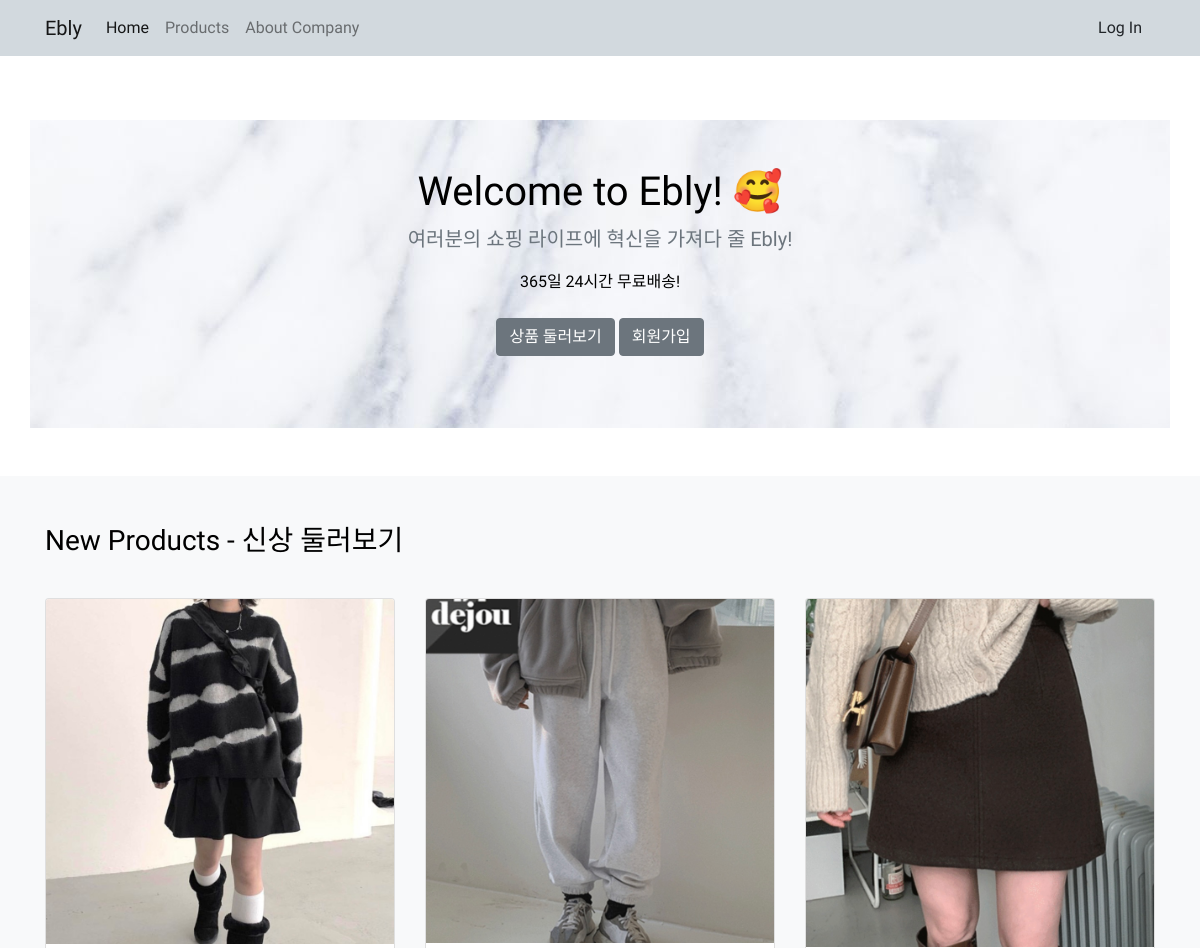
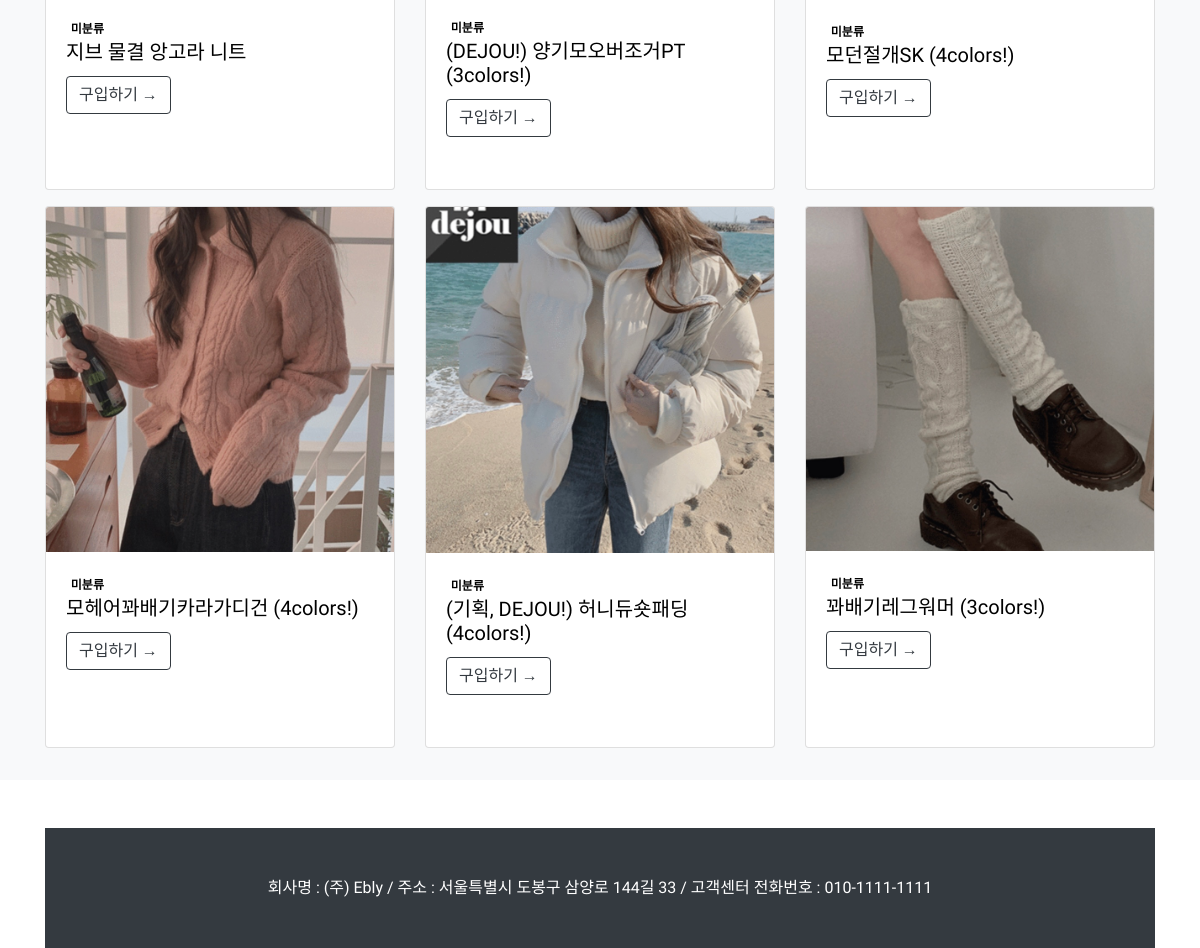
The page / on the database its author committed (2 pictures, top to bottom).
### shop/models.py (models this page shows)
class Good(models.Model):
    name = models.TextField()
    about = models.TextField()
    price = models.IntegerField()
    inventory = models.IntegerField(blank=False)
    image = models.ImageField(upload_to='shop/images/', blank=False)
    from_url = models.URLField()
    company = models.ForeignKey(Company, null=True, on_delete=models.CASCADE)
    size = models.ManyToManyField(Size)
    color = models.ManyToManyField(Color)
    def __str__(self):
        return f'{self.name}'
    def get_absolute_url(self):
        return f'/shop/{self.pk}/'

### home/views.py (the view)
# urls.py: path('', views.home),
def home(request):
    new_goods = Good.objects.order_by('-pk')[:6]
    return render(request, 'home/index.html', {'new_goods': new_goods})

### home/templates/home/index.html (shortened to what this page needs)
<!DOCTYPE html>
{% load static %}
<html lang="ko">
<head>
    <link href="{% static 'shop/css/font.css' %}" rel="stylesheet" type="text/css" media="screen">
    <link href="{% static 'shop/bootstrap/bootstrap.min.css' %}" rel="stylesheet" type="text/css" media="screen">
    <link href="{% static 'shop/css/footer.css' %}" rel="stylesheet" type="text/css" media="screen">
</head>
<body class="web-font">
    {% include 'home/navbar.html' %}
    <section class="py-5 text-center container">
        <div class="row mt-3 py-lg-5 text-center" style="background-image: URL(/static/home/images/8f12c522b317357e028e336ac76e825b.jpg)">
        <div class="col-lg-6 col-md-8 mx-auto">
            <h1 class="fw-light">Welcome to Ebly! 🥰</h1>
                <p class="lead text-muted">여러분의 쇼핑 라이프에 혁신을 가져다 줄 Ebly!
                    <p>365일 24시간 무료배송!
                <p>
                    <a href="/shop" class="btn btn-secondary my-2">상품 둘러보기</a>
                    <a href="#" class="btn btn-secondary my-2">회원가입</a>
                </p>
        </div>
        </div>
    </section>
  <div class="album py-5 bg-light">
    <div class="container">
      <div>
        <strong>
          <h3>New Products - 신상 둘러보기</h3>
        </strong>
      </div>
      <div class="row row-cols-1 row-cols-sm-2 row-cols-md-3 g-3">
        {% for good in new_goods %}
        <div class="col-sm-4 mt-3">
                <div class="card mb-3 mt-3 h-100">
                    <div>
                        <img class="card-img-top" src="{{ good.image.url }}" alt="{{ good }}" />
                    </div>
                    <div class="card-body">
                        <span class="badge bg-outline-dark float-rigth">미분류</span>
                        <h5 class="card-title">{{ good.name }}</h5>
                        <a class="btn btn-outline-dark" href="{{ good.get_absolute_url }}">구입하기 →</a>
                    </div>
                </div>
            </div>
        {% endfor %}
      </div>
    </div>
  </div>
<div class="container">
    <div class="mt-5">
        {% include 'shop/footer.html' %}
    </div>
</div>
</body>
</html>

### home/templates/home/navbar.html (shortened to what this page needs)
{% load socialaccount %}
<nav class="navbar navbar-expand-lg navbar-light web-font" style="background-color: #D2D9DE;">
    <div class="container">
        <a class="navbar-brand" href="/">Ebly</a>
        <div class="collapse navbar-collapse" id="navbarNavDropdown">
        <ul class="navbar-nav">
            <li class="nav-item active">
              <a class="nav-link" href="/">Home<span class="sr-only">(current)</span></a>
            </li>
            <li class="nav-item">
              <a class="nav-link" href="/shop/">Products</a>
            </li>
            <li class="nav-item">
              <a class="nav-link" href="/about_company/">About Company</a>
            </li>
        </ul>
        <ul class="navbar-nav ml-auto">
            {% if user.is_authenticated %}
            <li class="nav-item">
                <a class="nav-link" href="./mypage.html">{{user.username}} 님</a>
            </li>
            <li class="nav-item">
              <a class="nav-link" href="/accounts/logout/">Log out</a>
            </li>
            {% else %}
            <li class="nav-item">
                <button type="button" class="btn btn-default" data-toggle="modal" data-target="#loginModal">
                  &nbsp;&nbsp;Log In
                </button>
            </li>
            {% endif %}
        </ul>
        </div>
        </div>
  </nav>

### shop/templates/shop/footer.html
  <footer class="py-5 bg-dark">
    <div class="container">
        <p class="m-0 text-center text-white">
        회사명 : (주) Ebly /
        주소 : 서울특별시 도봉구 삼양로 144길 33 /
        고객센터 전화번호 : 010-1111-1111
    </p>
    </div>
</footer>

### rows shown on the page
Good: image (picture), name "지브 물결 앙고라 니트"
Good: image (picture), name "(DEJOU!) 양기모오버조거PT (3colors!)"
Good: image (picture), name "모던절개SK (4colors!)"
Good: image (picture), name "모헤어꽈배기카라가디건 (4colors!)"
Good: image (picture), name "(기획, DEJOU!) 허니듀숏패딩 (4colors!)"
Good: image (picture), name "꽈배기레그워머 (3colors!)"
